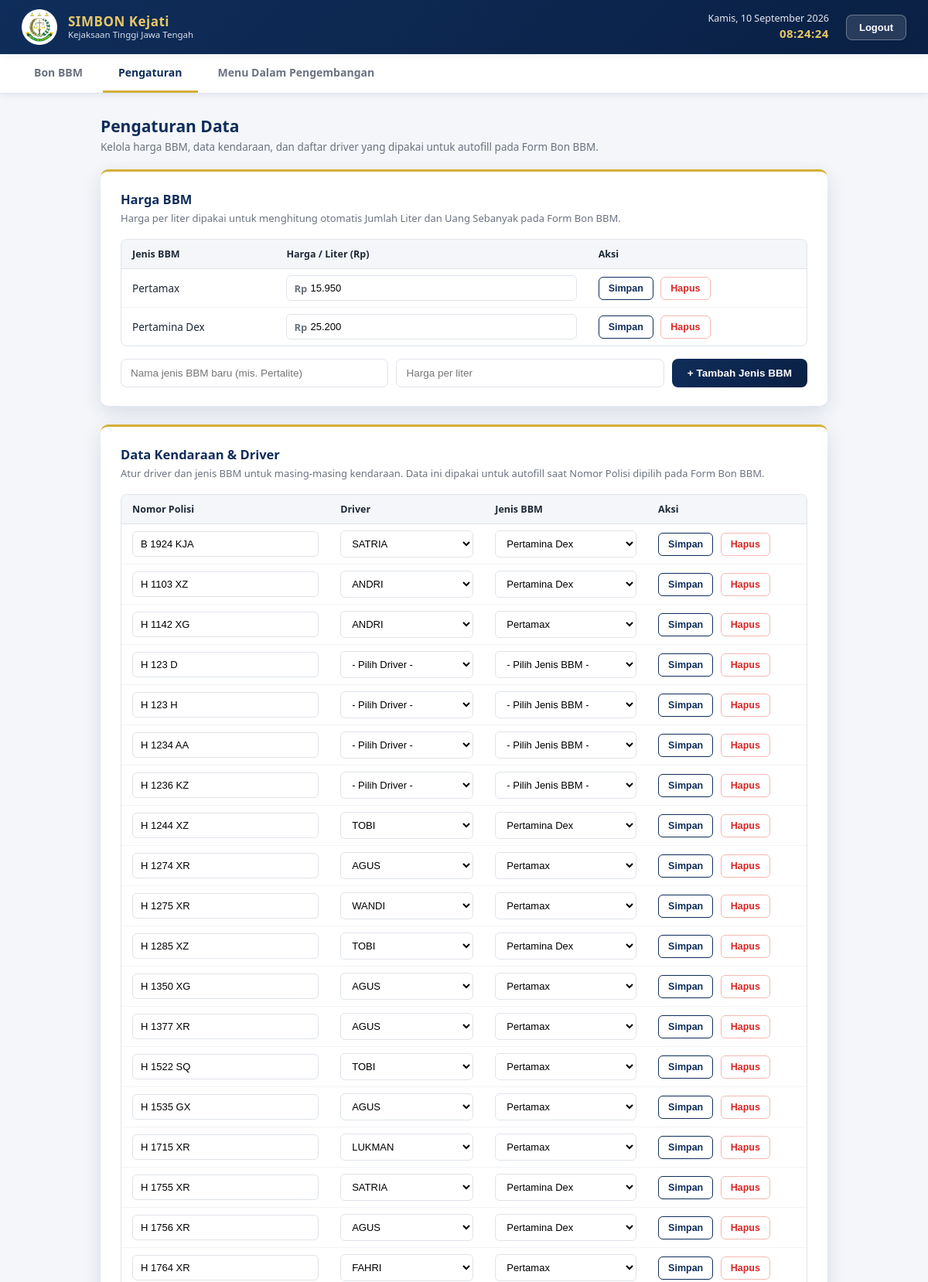
/settings (signed in, upper part), run on the app's committed database.
### tables this page shows
CREATE TABLE bbm_prices (
            id INTEGER PRIMARY KEY AUTOINCREMENT,
            jenis_bbm TEXT UNIQUE NOT NULL,
            harga REAL NOT NULL
        );

CREATE TABLE vehicles (
            id INTEGER PRIMARY KEY AUTOINCREMENT,
            nomor_polisi TEXT UNIQUE NOT NULL
        , driver TEXT, jenis_bbm TEXT);

CREATE TABLE drivers (
            id INTEGER PRIMARY KEY AUTOINCREMENT,
            nama TEXT UNIQUE NOT NULL
        );

### app.py (the view)
@app.route("/settings")
@login_required
def settings():
    return render_template(
        "settings.html",
        app_name=APP_NAME,
        username=session.get("username"),
        vehicles=db.get_vehicles(),
        drivers=db.get_drivers(),
        bbm_prices=db.get_bbm_prices(),
    )

### app.py (called while the page is built, shortened)
def login_required(view_func):
    from functools import wraps
    @wraps(view_func)
    def wrapper(*args, **kwargs):
        if not session.get("logged_in"):
            return redirect(url_for("login"))
        last_activity = session.get("last_activity")
        session["last_activity"] = datetime.now().isoformat()
        return view_func(*args, **kwargs)
    return wrapper

### database.py (called while the page is built)
def get_db():
    conn = sqlite3.connect(DB_PATH)
    conn.row_factory = sqlite3.Row
    conn.execute("PRAGMA foreign_keys = ON")
    return conn

def get_vehicles():
    conn = get_db()
    rows = conn.execute(
        "SELECT id, nomor_polisi, driver, jenis_bbm FROM vehicles ORDER BY nomor_polisi ASC"
    ).fetchall()
    conn.close()
    return [dict(r) for r in rows]

def get_drivers():
    conn = get_db()
    rows = conn.execute("SELECT id, nama FROM drivers ORDER BY nama ASC").fetchall()
    conn.close()
    return [dict(r) for r in rows]

def get_bbm_prices():
    conn = get_db()
    rows = conn.execute(
        "SELECT id, jenis_bbm, harga FROM bbm_prices ORDER BY jenis_bbm ASC"
    ).fetchall()
    conn.close()
    return [dict(r) for r in rows]

### templates/settings.html (shortened to what this page needs)
<!DOCTYPE html>
<html lang="id">
<head>
  <link rel="stylesheet" href="{{ url_for('static', filename='css/style.css') }}" />
</head>
<body>
  <header class="app-header">
    <div class="brand">
      <img src="{{ url_for('static', filename='img/logo-kejati.png') }}" alt="Logo Kejaksaan Tinggi Jawa Tengah" />
      <div class="brand-text">
        <div class="app-title">{{ app_name }}</div>
        <div class="app-subtitle">Kejaksaan Tinggi Jawa Tengah</div>
      </div>
    </div>
    <div class="header-right">
      <div class="datetime-box">
        <div id="tanggal-header">--</div>
        <div class="jam" id="jam-header">--:--:--</div>
      </div>
      <button class="btn-logout" onclick="window.location.href='{{ url_for('logout') }}'">Logout</button>
    </div>
  </header>
  <nav class="nav-menu">
    <a href="{{ url_for('dashboard') }}">Bon BBM</a>
    <a href="{{ url_for('settings') }}" class="active">Pengaturan</a>
    <a href="{{ url_for('dashboard') }}">Menu Dalam Pengembangan</a>
  </nav>
  <main class="main-content">
    <div class="page-heading">
      <h1>Pengaturan Data</h1>
      <p>Kelola harga BBM, data kendaraan, dan daftar driver yang dipakai untuk autofill pada Form Bon BBM.</p>
    </div>
    <div class="card settings-card">
      <h2 class="settings-card-title">Harga BBM</h2>
      <p class="settings-card-desc">
        Harga per liter dipakai untuk menghitung otomatis Jumlah Liter dan Uang Sebanyak pada Form Bon BBM.
      </p>
      <div class="table-wrap">
        <table class="data-table" id="table-bbm-prices">
          <thead>
            <tr>
              <th>Jenis BBM</th>
              <th>Harga / Liter (Rp)</th>
              <th class="col-aksi">Aksi</th>
            </tr>
          </thead>
          <tbody id="tbody-bbm-prices">
            {% for p in bbm_prices %}
            <tr data-id="{{ p.id }}">
              <td>{{ p.jenis_bbm }}</td>
              <td>
                <div class="input-icon-group">
                  <span class="input-prefix">Rp</span>
                  <input type="text" class="input-harga has-prefix" inputmode="numeric" value="{{ '%d' % p.harga }}" />
                </div>
              </td>
              <td class="col-aksi">
                <button type="button" class="btn-icon btn-save" data-action="save-price">Simpan</button>
                <button type="button" class="btn-icon btn-danger" data-action="delete-price">Hapus</button>
              </td>
            </tr>
            {% endfor %}
          </tbody>
        </table>
      </div>
      <form class="inline-add-form" id="form-add-price">
        <input type="text" id="new-jenis-bbm" placeholder="Nama jenis BBM baru (mis. Pertalite)" required />
        <input type="text" id="new-harga-bbm" inputmode="numeric" placeholder="Harga per liter" required />
        <button type="submit" class="btn-add">+ Tambah Jenis BBM</button>
      </form>
    </div>
    <div class="card settings-card">
      <h2 class="settings-card-title">Data Kendaraan &amp; Driver</h2>
      <p class="settings-card-desc">
        Atur driver dan jenis BBM untuk masing-masing kendaraan. Data ini dipakai untuk autofill saat
        Nomor Polisi dipilih pada Form Bon BBM.
      </p>
      <div class="table-wrap">
        <table class="data-table" id="table-vehicles">
          <thead>
            <tr>
              <th>Nomor Polisi</th>
              <th>Driver</th>
              <th>Jenis BBM</th>
              <th class="col-aksi">Aksi</th>
            </tr>
          </thead>
          <tbody id="tbody-vehicles">
            {% for v in vehicles %}
            <tr data-id="{{ v.id }}">
              <td><input type="text" class="input-nopol" value="{{ v.nomor_polisi }}" /></td>
              <td>
                <select class="input-driver">
                  <option value="" {% if not v.driver %}selected{% endif %}>- Pilih Driver -</option>
                  {% for d in drivers %}
                  <option value="{{ d.nama }}" {% if v.driver == d.nama %}selected{% endif %}>{{ d.nama }}</option>
                  {% endfor %}
                </select>
              </td>
              <td>
                <select class="input-jenis-bbm">
                  <option value="" {% if not v.jenis_bbm %}selected{% endif %}>- Pilih Jenis BBM -</option>
                  {% for p in bbm_prices %}
                  <option value="{{ p.jenis_bbm }}" {% if v.jenis_bbm == p.jenis_bbm %}selected{% endif %}>{{ p.jenis_bbm }}</option>
                  {% endfor %}
                </select>
              </td>
              <td class="col-aksi">
                <button type="button" class="btn-icon btn-save" data-action="save-vehicle">Simpan</button>
                <button type="button" class="btn-icon btn-danger" data-action="delete-vehicle">Hapus</button>
              </td>
            </tr>
            {% endfor %}
          </tbody>
        </table>
      </div>
    </div>
  </main>
</body>
</html>

### data on the page
bbm_prices: jenis_bbm "Pertamax", harga "15.950"
bbm_prices: jenis_bbm "Pertamina Dex", harga "25.200"
vehicles: nomor_polisi "B 1924 KJA", driver.nama "SATRIA", jenis_bbm.jenis_bbm "Pertamina Dex"
vehicles: nomor_polisi "H 1103 XZ", driver.nama "ANDRI", jenis_bbm.jenis_bbm "Pertamina Dex"
vehicles: nomor_polisi "H 1142 XG", driver.nama "ANDRI", jenis_bbm.jenis_bbm "Pertamax"
vehicles: nomor_polisi "H 123 D"
vehicles: nomor_polisi "H 123 H"
vehicles: nomor_polisi "H 1234 AA"
vehicles: nomor_polisi "H 1236 KZ"
vehicles: nomor_polisi "H 1244 XZ", driver.nama "TOBI", jenis_bbm.jenis_bbm "Pertamina Dex"
vehicles: nomor_polisi "H 1274 XR", driver.nama "AGUS", jenis_bbm.jenis_bbm "Pertamax"
vehicles: nomor_polisi "H 1275 XR", driver.nama "WANDI", jenis_bbm.jenis_bbm "Pertamax"
vehicles: nomor_polisi "H 1285 XZ", driver.nama "TOBI", jenis_bbm.jenis_bbm "Pertamina Dex"
vehicles: nomor_polisi "H 1350 XG", driver.nama "AGUS", jenis_bbm.jenis_bbm "Pertamax"
vehicles: nomor_polisi "H 1377 XR", driver.nama "AGUS", jenis_bbm.jenis_bbm "Pertamax"
vehicles: nomor_polisi "H 1522 SQ", driver.nama "TOBI", jenis_bbm.jenis_bbm "Pertamax"
vehicles: nomor_polisi "H 1535 GX", driver.nama "AGUS", jenis_bbm.jenis_bbm "Pertamax"
vehicles: nomor_polisi "H 1715 XR", driver.nama "LUKMAN", jenis_bbm.jenis_bbm "Pertamax"
vehicles: nomor_polisi "H 1755 XR", driver.nama "SATRIA", jenis_bbm.jenis_bbm "Pertamina Dex"
vehicles: nomor_polisi "H 1756 XR", driver.nama "AGUS", jenis_bbm.jenis_bbm "Pertamina Dex"
vehicles: nomor_polisi "H 1764 XR", driver.nama "FAHRI", jenis_bbm.jenis_bbm "Pertamax"

### other printed values
{{ app_name }} "SIMBON Kejati"
